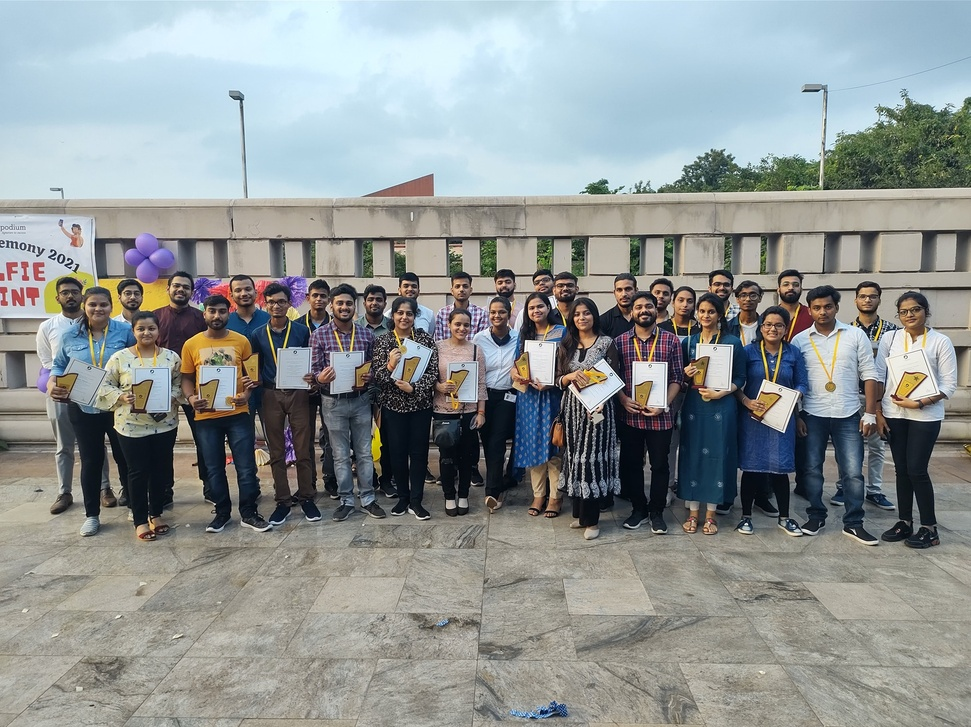
#> input picture data science/computer vision/citation.jpg, 971 x 727 px, shrunk from 2048 x 1532 before the run
$ jupyter execute face_extract.ipynb
#> lines starting #> are read from the running program, lines starting #| are printed output that depends on the picture; after the words box and inside, x2 and y2 are one past the last pixel; in counts of white or black regions, pixels touching at a corner belong together
[cell 1]
import cv2
import os

[cell 2]
img = cv2.imread('citation.jpg')
#> img is the input picture: shape (727, 971, 3); mean B, G, R 148.3, 149.2, 143.9

## Program to identify all face in an image

[cell 3]
# loading the classifier
face_detector = cv2.CascadeClassifier('face_classifier.xml')

# detecting the faces
detected_faces = face_detector.detectMultiScale(img, 1.1, 5)
#> detected_faces = 26 rows, first 6: [709, 274, 26, 26], [778, 274, 26, 26], [168, 276, 26, 26], [449, 277, 26, 26], [229, 278, 28, 28], [611, 279, 27, 27]


# marking the faces
for (x, y, w, h) in detected_faces:
    cv2.rectangle(img, (x, y), (x+w, y+h), (0, 255, 0), 4)
#> this loop made 26 passes
#> (x, y, w, h) on passes 1 to 12: (709, 274, 26, 26), (778, 274, 26, 26), (168, 276, 26, 26), (449, 277, 26, 26), (229, 278, 28, 28), (611, 279, 27, 27), (56, 282, 28, 28), (118, 283, 28, 28), (306, 286, 26, 26), (736, 284, 27, 27), (853, 285, 30, 30), (362, 290, 25, 25)
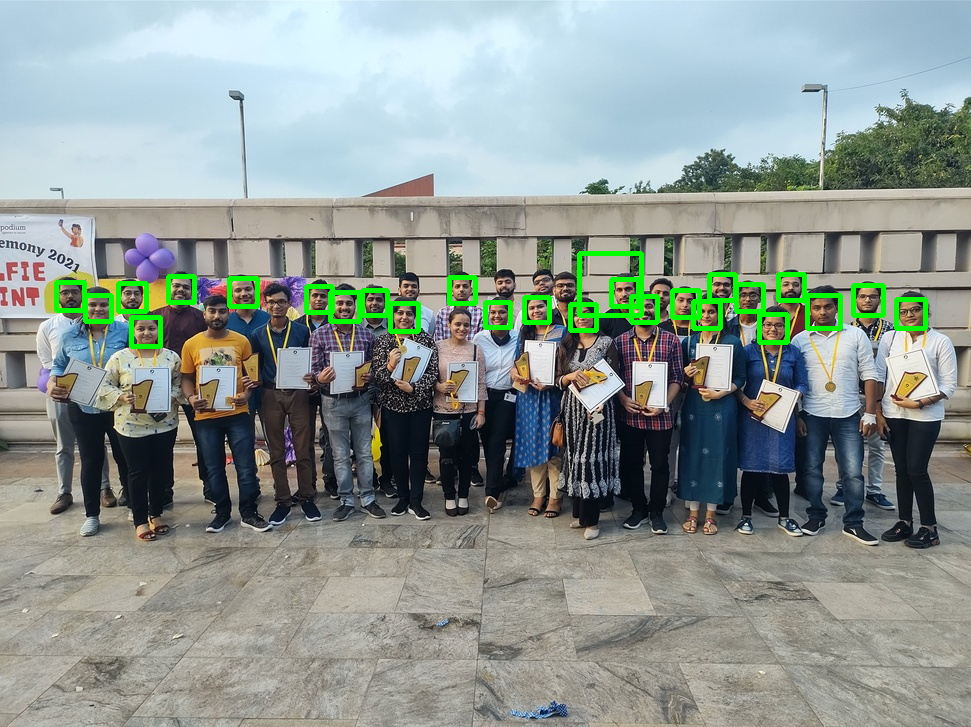
#> img: shape (727, 971, 3); 1.97% of pixels changed, all inside (x1, y1, x2, y2) = (54, 251, 928, 349)

cv2.imwrite('detected_citation_img.jpg', img)
#> Out = True

## Program to extract and save all the faces in an image

[cell 4]
# loading the classifier
face_detector = cv2.CascadeClassifier('face_classifier.xml')

# detecting the faces
detected_faces = face_detector.detectMultiScale(img, 1.1, 5)
#> detected_faces = [[610, 279, 28, 28], [120, 284, 26, 26], [854, 286, 28, 28], [672, 290, 26, 26], [807, 295, 33, 33], [896, 301, 26, 26], [392, 304, 26, 26], [760, 315, 26, 26], [132, 318, 28, 28], [466, 272, 58, 58]]

cropped_faces = []

# marking the faces
for (x, y, w, h) in detected_faces:
    cropped_faces.append(img[y:y+h , x:x+w])
#> this loop made 10 passes
#> after the loop, cropped_faces = 10 items

# create folder
try:
    os.mkdir('./faces')
except Exception as e:
    print(e)

for index, face in enumerate(cropped_faces):
    # if face.size > 1:
    cv2.imwrite(f"faces/face{index+1}.jpg", face)
#> this loop made 10 passes
#> pass 1, `cv2.imwrite(f"faces/face{index+1}.jpg", face)`:
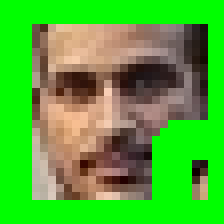
#> saved as face1.jpg: shape (28, 28, 3) (shown 8 times larger); mean B, G, R 51.4, 176.4, 77.7
#> pass 2, `cv2.imwrite(f"faces/face{index+1}.jpg", face)`:
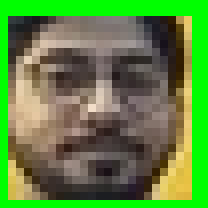
#> saved as face2.jpg: shape (26, 26, 3) (shown 8 times larger); mean B, G, R 64.8, 135.9, 93.4
    # print(face.size)

[cell 5]
for index, ele in enumerate(['a', 'b', "c"]):
    print(index, ele)
